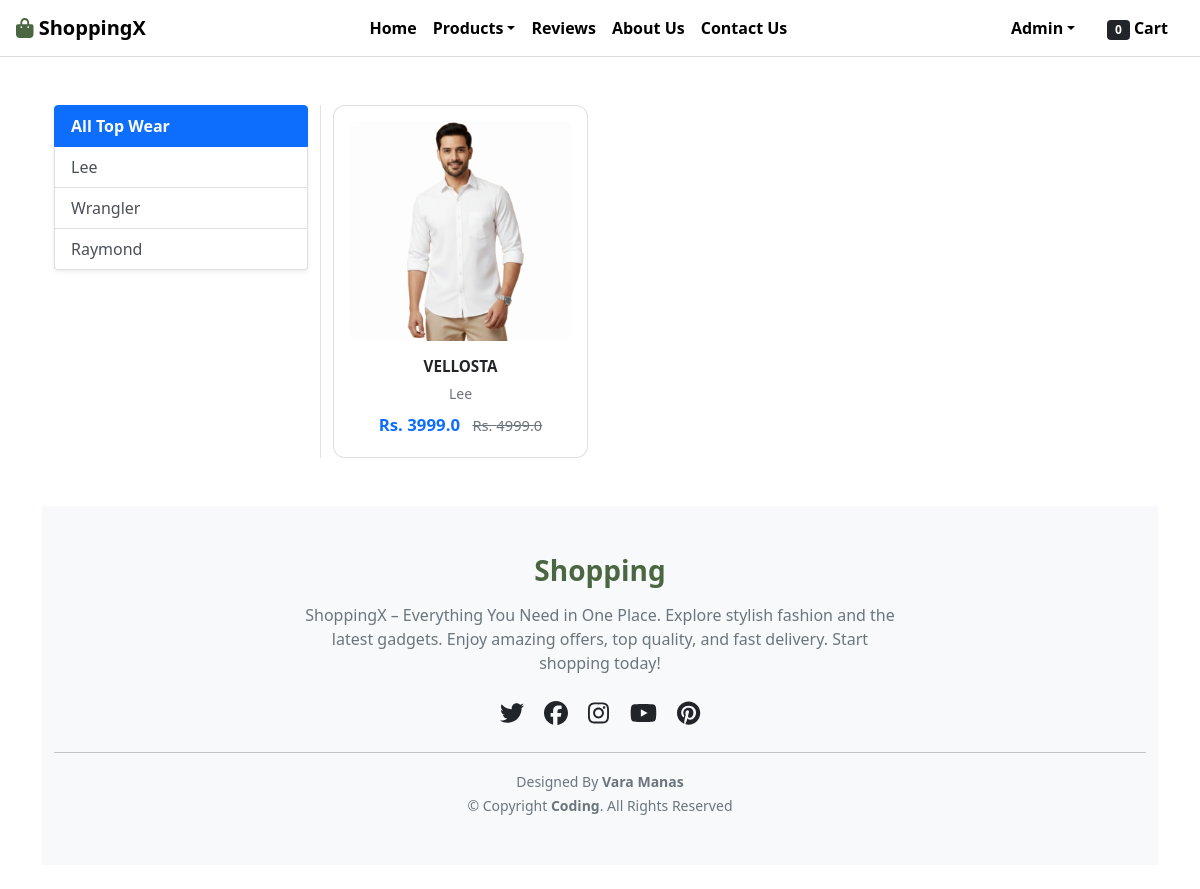
/topwear/ (signed in), run on the app's committed database.
### app/models.py (models this page shows, shortened)
class Product(models.Model):
    title = models.CharField(max_length=100)
    selling_price = models.FloatField()
    discounted_price = models.FloatField()
    description = models.TextField()
    brand = models.CharField(choices=BRAND_CHOICES, max_length=100)
    category = models.CharField(choices=CATEGORY_CHOICES, max_length=2)
    product_image = models.ImageField(upload_to='productimg')

### app/views.py (the view)
# urls.py: path('topwear/', views.topwear, name='topwear'),
@login_required
def topwear(request, data=None):
    if data is None:
        topwears = Product.objects.filter(category='TW')
    else:
        topwears = Product.objects.filter(category='TW', brand=data)
    totalitem = 0
    if request.user.is_authenticated:
        totalitem = Cart.objects.filter(user=request.user).count()
    return render(request, 'app/topwear.html', {
        'topwear': topwears,
        'totalitem': totalitem
    })

### app/templates/app/topwear.html (shortened to what this page needs)
{% extends 'app/base.html' %}
{% load static %}
{% block main-content %}
<div class="container my-5">
 <div class="row">
  <div class="col-sm-3 border-end">
   <div class="list-group shadow-sm mb-4">
    <a href="{% url 'topwear' %}" class="list-group-item list-group-item-action fw-bold {% if not request.resolver_match.kwargs.data %}active{% endif %}">All Top Wear</a>
    <a href="{% url 'topweardata' 'Lee' %}" class="list-group-item list-group-item-action {% if request.resolver_match.kwargs.data == 'Lee' %}active{% endif %}">Lee</a>
    <a href="{% url 'topweardata' 'Wrangler' %}" class="list-group-item list-group-item-action {% if request.resolver_match.kwargs.data == 'Wrangler' %}active{% endif %}">Wrangler</a>
    <a href="{% url 'topweardata' 'Raymond' %}" class="list-group-item list-group-item-action {% if request.resolver_match.kwargs.data == 'Raymond' %}active{% endif %}">Raymond</a>
   </div>
  </div>
  <div class="col-sm-9">
   <div class="row row-cols-1 row-cols-md-3 g-4">
    {% for product in topwear %}
     <div class="col">
      <a href="{% url 'product-detail' product.id %}" class="card-link">
        <div class="card product-card-custom">
         <div class="product-img-container">
          <img src="{{ product.product_image.url }}" alt="{{ product.title }}">
         </div>
         <div class="card-body pt-3 pb-1 px-1">
          <h6 class="fw-bold text-dark text-truncate mb-2" style="font-size: 0.95rem;">{{ product.title }}</h6>
          <p class="text-muted small mb-2">{{ product.brand }}</p>
          <div class="fw-bold text-primary mb-0" style="font-size: 1.05rem;">
           Rs. {{ product.discounted_price }}
           <small class="text-decoration-line-through text-muted small ms-2 fw-normal">Rs. {{ product.selling_price }}</small>
          </div>
         </div>
        </div>
      </a>
     </div>
    {% empty %}
     <div class="col-12 text-center py-5">
      <h4 class="text-muted">No Top Wear available for this selection!</h4>
     </div>
    {% endfor %}
   </div>
  </div>
 </div>
</div>
<footer class="py-5" style="background-color: #f8f9fa;">
    <div class="container text-center">
        <div class="mb-3">
            <h3 class="fw-bold" style="color: #4a6741;">  </i>Shopping</h3>
        </div>
        <p class="text-muted mb-4" style="max-width: 600px; margin: 0 auto;">
           ShoppingX – Everything You Need in One Place.
Explore stylish fashion and the latest gadgets.
Enjoy amazing offers, top quality, and fast delivery.
Start shopping today!
        </p>
        <div class="mb-4">
            <a href="#" class="text-dark mx-2 h4"><i class="fab fa-twitter"></i></a>
            <a href="#" class="text-dark mx-2 h4"><i class="fab fa-facebook"></i></a>
            <a href="#" class="text-dark mx-2 h4"><i class="fab fa-instagram"></i></a>
            <a href="#" class="text-dark mx-2 h4"><i class="fab fa-youtube"></i></a>
            <a href="#" class="text-dark mx-2 h4"><i class="fab fa-pinterest"></i></a>
        </div>
        <hr>
        <div class="text-muted">
            <small>Designed By <strong>Vara Manas</strong></small><br>
            <small>&copy; Copyright <strong>Coding</strong>. All Rights Reserved</small>
        </div>
    </div>
</footer>
{% endblock main-content %}

### app/templates/app/base.html (shortened to what this page needs)
<!doctype html>
{% load static %}
<html lang="en">
<head>
    <link href="https://cdn.jsdelivr.net/npm/bootstrap@5.0.0-beta1/dist/css/bootstrap.min.css" rel="stylesheet">
    <link rel="stylesheet" href="https://cdnjs.cloudflare.com/ajax/libs/OwlCarousel2/2.3.4/assets/owl.carousel.min.css">
    <link rel="stylesheet" href="https://cdnjs.cloudflare.com/ajax/libs/OwlCarousel2/2.3.4/assets/owl.theme.default.min.css">
    <link rel="stylesheet" href="https://cdnjs.cloudflare.com/ajax/libs/font-awesome/5.15.4/css/all.min.css">
    <link rel="stylesheet" href="{% static 'app/css/all.min.css' %}">
    <link rel="stylesheet" href="{% static 'app/css/style.css' %}">
</head>
<body>
    <nav class="navbar navbar-expand-lg navbar-light">
        <div class="container-fluid px-3">
            <a class="navbar-brand fw-bold ms-3" href="/">
                <i class="fas fa-shopping-bag" style="color: #4a6741;"></i> ShoppingX
            </a>
            <div class="collapse navbar-collapse" id="navbarSupportedContent">
                <ul class="navbar-nav mx-auto mb-2 mb-lg-0">
                    <li class="nav-item"><a class="nav-link" href="/">Home</a></li>
                    {% if request.user.is_authenticated %}
                        <li class="nav-item dropdown custom-dropdown">
                            <a class="nav-link dropdown-toggle" href="#" id="productsDropdown" role="button" data-bs-toggle="dropdown">Products</a>
                        </li>
                        <li class="nav-item"><a class="nav-link" href="{% url 'review' %}">Reviews</a></li>
                    {% endif %}
                    <li class="nav-item"><a class="nav-link" href="{% url 'about' %}">About Us</a></li>
                    <li class="nav-item"><a class="nav-link" href="{% url 'contact' %}">Contact Us</a></li>
                </ul>
                <ul class="navbar-nav mb-2 mb-lg-0 me-3">
                    {% if request.user.is_authenticated %}
                    <li class="nav-item dropdown custom-dropdown mx-2">
                        <a class="nav-link dropdown-toggle" href="#" id="profileDropdown" role="button" data-bs-toggle="dropdown">{{ request.user.username|capfirst }}</a>
                    </li>
                    <li class="nav-item mx-2">
                        <a href="{% url 'showcart' %}" class="nav-link">
                            <span class="badge bg-dark cart-badge-animation">{% if totalitem %}{{ totalitem }}{% else %}0{% endif %}</span> Cart
                        </a>
                    </li>
                    {% else %}
                    <li class="nav-item mx-2"><a href="{% url 'login' %}" class="nav-link">Login</a></li>
                    <li class="nav-item mx-2"><a href="{% url 'customerregistration' %}" class="nav-link">Registration</a></li>
                    {% endif %}
                </ul>
            </div>
        </div>
    </nav>
    <div class="container my-4">
        {% block main-content %}{% endblock main-content %}
    </div>
</body>
</html>

### app/static/app/css/style.css (style rules this page uses)
body { animation: fadeIn 1.5s ease-in; margin: 0 !important; padding: 0 !important; width: 100% !important; max-width: 100%; overflow-x: hidden; min-height: 100vh; }

### app/templates/app/base.html (style rules this page uses)
* { margin: 0; padding: 0; box-sizing: border-box; }
html, body { width: 100% !important; overflow-x: hidden; margin-top: 0 !important; padding-top: 0 !important; }
.container-fluid { padding-left: 0 !important; padding-right: 0 !important; margin-top: 0 !important; padding-top: 0 !important; }
.navbar { background-color: #ffffff !important; border-bottom: 1px solid #ddd; margin-top: 0 !important; top: 0 !important; }
.navbar-nav .nav-link { color: #000000 !important; font-weight: bold; }
.navbar-brand { color: #000000 !important; }
.cart-badge-animation { display: inline-block; animation: pulse-animation 1.5s infinite; }

### app/templates/app/topwear.html (style rules this page uses)
.card-link { text-decoration: none !important; display: block; color: initial; }
.product-card-custom { border: 1px solid rgba(0,0,0,0.125) !important; border-radius: 12px !important; background-color: #ffffff; padding: 15px; transition: all 0.3s ease-in-out !important; height: 100%; text-align: center; }
.product-img-container { overflow: hidden; position: relative; border-radius: 8px; height: 220px; background-color: #fdfdfd; display: flex; align-items: center; justify-content: center; }
.product-img-container img { max-width: 100%; max-height: 100%; object-fit: contain; transition: transform 0.4s ease-in-out !important; }

### data on the page
Product: product_image (picture), title "VELLOSTA", brand "Lee", discounted_price "3999.0", selling_price "4999.0"

### other printed values
{{ request.user.username|capfirst }} "Admin"
